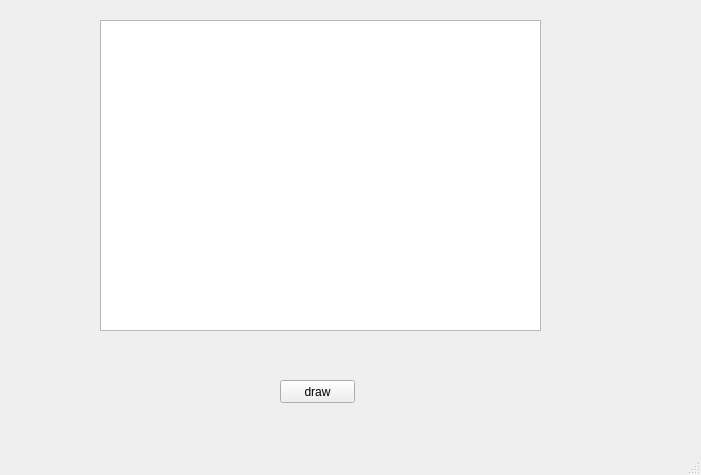
<?xml version="1.0" encoding="UTF-8"?>
<ui version="4.0">
 <class>MainWindow</class>
 <widget class="QMainWindow" name="MainWindow">
  <property name="geometry">
   <rect>
    <x>0</x>
    <y>0</y>
    <width>701</width>
    <height>475</height>
   </rect>
  </property>
  <property name="windowTitle">
   <string>MainWindow</string>
  </property>
  <widget class="QWidget" name="centralwidget">
   <widget class="PlotWidget" name="graphicsView">
    <property name="geometry">
     <rect>
      <x>100</x>
      <y>20</y>
      <width>441</width>
      <height>311</height>
     </rect>
    </property>
   </widget>
   <widget class="QPushButton" name="pushButton">
    <property name="geometry">
     <rect>
      <x>280</x>
      <y>380</y>
      <width>75</width>
      <height>23</height>
     </rect>
    </property>
    <property name="text">
     <string>draw</string>
    </property>
   </widget>
  </widget>
  <widget class="QMenuBar" name="menubar">
   <property name="geometry">
    <rect>
     <x>0</x>
     <y>0</y>
     <width>701</width>
     <height>21</height>
    </rect>
   </property>
  </widget>
  <widget class="QStatusBar" name="statusbar"/>
 </widget>
 <customwidgets>
  <customwidget>
   <class>PlotWidget</class>
   <extends>QGraphicsView</extends>
   <header>pyqtgraph.h</header>
  </customwidget>
 </customwidgets>
 <resources/>
 <connections/>
</ui>
